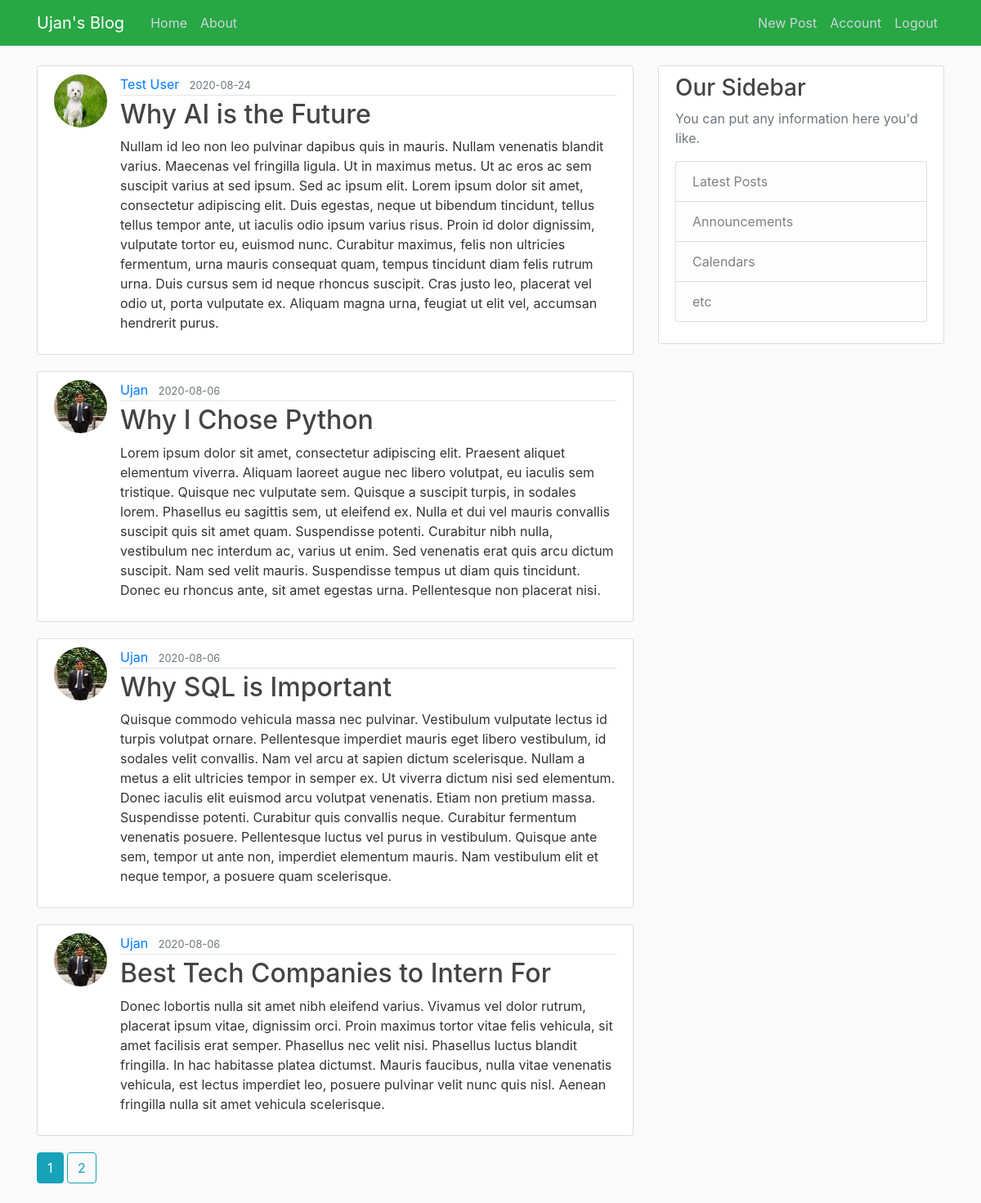
Screenshot of /home (signed in) with the database file from the repository.
### flask_website/models.py (models this page shows, shortened)
class Post(db.Model):
    id = db.Column(db.Integer, primary_key = True)
    title = db.Column(db.String(100), nullable = False)
    date_posted = db.Column(db.DateTime, nullable = False, default = datetime.utcnow)
    content = db.Column(db.Text, nullable = False)
    user_id = db.Column(db.Integer, db.ForeignKey('user.id'), nullable = False) #user is lowercase because we access the column name, not class

class User(db.Model, UserMixin):
    id = db.Column(db.Integer, primary_key = True)
    username = db.Column(db.String(20), unique = True, nullable = False) #Max 20 characters
    email = db.Column(db.String(100), unique = True, nullable = False)
    image_file = db.Column(db.String(20), nullable = False, default = 'default.jpg')  # default image
    password = db.Column(db.String(60), nullable = False)
    posts = db.relationship('Post', backref = 'author', lazy = True) # backref allows us to get the author as soon as we have the post, lazy means SQLAlchemy will load the data when needed

### flask_website/main/routes.py (the view)
@main.route('/')
@main.route('/home')
def home():
    page = request.args.get('page', 1, type = int)
    posts = Post.query.order_by(Post.date_posted.desc()).paginate(per_page = 4, page = page) #paginate allows us to have certain number of posts per page
    return render_template('home.html', posts = posts)

### flask_website/models.py (called while the page is built)
@login_manager.user_loader
def load_user(user_id):
    return User.query.get(int(user_id))

### flask_website/templates/home.html
{% extends "layout.html" %}
{% block content %}
    {% for post in posts.items %}
    <article class="media content-section">
      <img class="rounded-circle article-img" src="{{ url_for('static', filename = 'profile_pics/'+ post.author.image_file) }}">
    <div class="media-body">
      <div class="article-metadata">
        <a class="mr-2" href="{{ url_for('users.user_post', username = post.author.username) }}">{{ post.author.username }}</a>
        <small class="text-muted">{{ post.date_posted.strftime('%Y-%m-%d') }}</small>
      </div>
      <h2><a class="article-title" href="{{ url_for('posts.post', post_id = post.id) }}">{{ post.title }}</a></h2>
      <p class="article-content">{{ post.content }}</p>
    </div>
    </article>
    {% endfor %}
    {% for page_num in posts.iter_pages(left_edge=1, right_edge=1, left_current=1, right_current=2) %}
      {% if page_num %}
        {%  if posts.page==page_num %}
          <a href="{{ url_for('main.home', page=page_num) }}" class="btn btn-info mb-4">{{ page_num }}</a>
        {% else %}
          <a href="{{ url_for('main.home', page=page_num) }}" class="btn btn-outline-info mb-4">{{ page_num }}</a>
        {% endif %}
      {% else %}
        ...
      {% endif %}
    {% endfor %}
{% endblock content %}

### flask_website/static/main.css (style rules this page uses)
body { background: #fafafa; color: #333333; margin-top: 5rem; }
h1, h2, h3, h4, h5, h6 { color: #444444; }
.content-section { background: #ffffff; padding: 10px 20px; border: 1px solid #dddddd; border-radius: 3px; margin-bottom: 20px; }
.article-title { color: #444444; }
.article-content { white-space: pre-line; }
.article-img { height: 65px; width: 65px; margin-right: 16px; }
.article-metadata { padding-bottom: 1px; margin-bottom: 4px; border-bottom: 1px solid #e3e3e3 }

### rows the page displays
Post: image_file (picture), author.username "Test User", date_posted "2020-08-24", title "Why AI is the Future", content "Nullam id leo non leo pulvinar dapibus quis in mauris. Nullam venenatis blandit varius. Maecenas vel fringilla ligula. Ut in maximus metus. Ut ac eros ac sem suscipit varius at sed ipsum. Sed ac ipsum elit. Lorem ipsum dolor sit amet, consectetur adipiscing elit. Duis egestas, neque ut bibendum tincidunt, tellus tellus tempor ante, ut iaculis odio ipsum varius risus. Proin id dolor dignissim, vulputate tortor eu, euismod nunc. Curabitur maximus, felis non ultricies fermentum, urna mauris consequat quam, tempus tincidunt diam felis rutrum urna. Duis cursus sem id neque rhoncus suscipit. Cras justo leo, placerat vel odio ut, porta vulputate ex. Aliquam magna urna, feugiat ut elit vel,…"
Post: image_file (picture), author.username "Ujan", date_posted "2020-08-06", title "Why I Chose Python", content "Lorem ipsum dolor sit amet, consectetur adipiscing elit. Praesent aliquet elementum viverra. Aliquam laoreet augue nec libero volutpat, eu iaculis sem tristique. Quisque nec vulputate sem. Quisque a suscipit turpis, in sodales lorem. Phasellus eu sagittis sem, ut eleifend ex. Nulla et dui vel mauris convallis suscipit quis sit amet quam. Suspendisse potenti. Curabitur nibh nulla, vestibulum nec interdum ac, varius ut enim. Sed venenatis erat quis arcu dictum suscipit. Nam sed velit mauris. Suspendisse tempus ut diam quis tincidunt. Donec eu rhoncus ante, sit amet egestas urna. Pellentesque non placerat nisi."
Post: image_file (picture), author.username "Ujan", date_posted "2020-08-06", title "Why SQL is Important", content "Quisque commodo vehicula massa nec pulvinar. Vestibulum vulputate lectus id turpis volutpat ornare. Pellentesque imperdiet mauris eget libero vestibulum, id sodales velit convallis. Nam vel arcu at sapien dictum scelerisque. Nullam a metus a elit ultricies tempor in semper ex. Ut viverra dictum nisi sed elementum. Donec iaculis elit euismod arcu volutpat venenatis. Etiam non pretium massa. Suspendisse potenti. Curabitur quis convallis neque. Curabitur fermentum venenatis posuere. Pellentesque luctus vel purus in vestibulum. Quisque ante sem, tempor ut ante non, imperdiet elementum mauris. Nam vestibulum elit et neque tempor, a posuere quam scelerisque."
Post: image_file (picture), author.username "Ujan", date_posted "2020-08-06", title "Best Tech Companies to Intern For", content "Donec lobortis nulla sit amet nibh eleifend varius. Vivamus vel dolor rutrum, placerat ipsum vitae, dignissim orci. Proin maximus tortor vitae felis vehicula, sit amet facilisis erat semper. Phasellus nec velit nisi. Phasellus luctus blandit fringilla. In hac habitasse platea dictumst. Mauris faucibus, nulla vitae venenatis vehicula, est lectus imperdiet leo, posuere pulvinar velit nunc quis nisl. Aenean fringilla nulla sit amet vehicula scelerisque."

### other values shown
{{ page_num }} "1"
{{ page_num }} "2"
